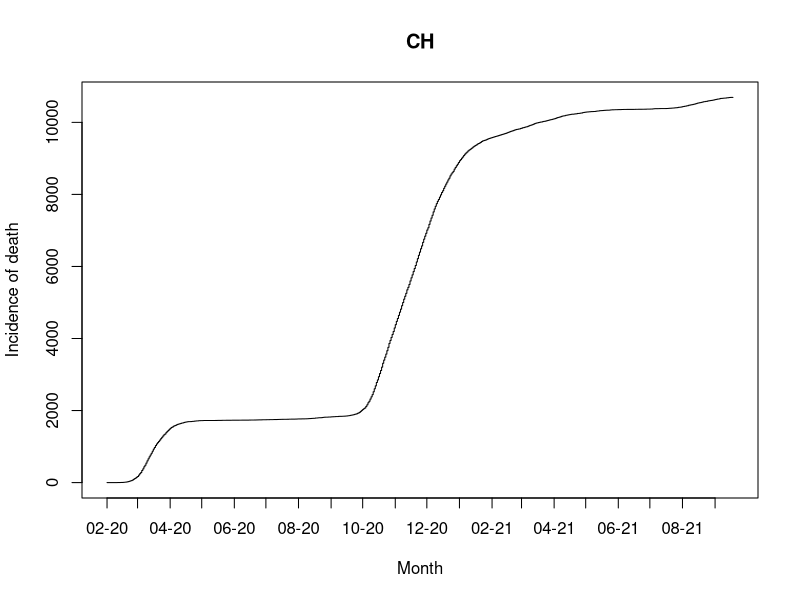
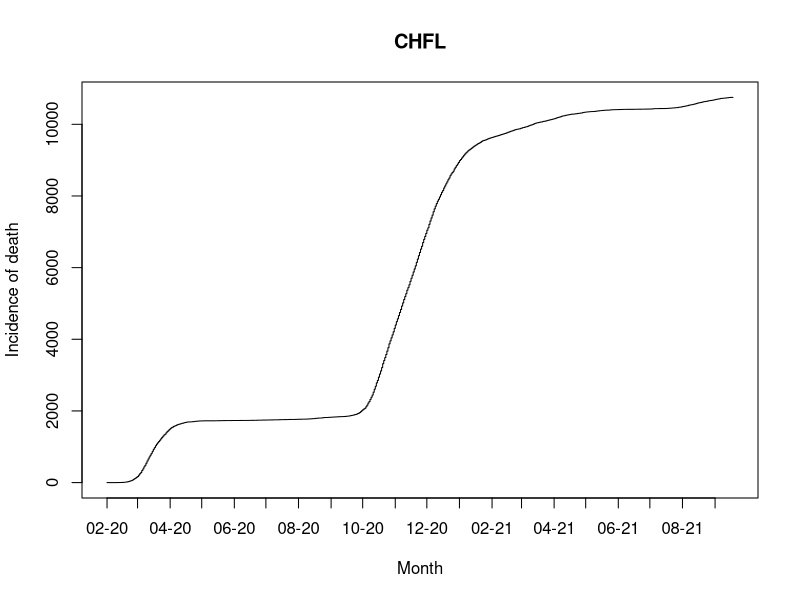
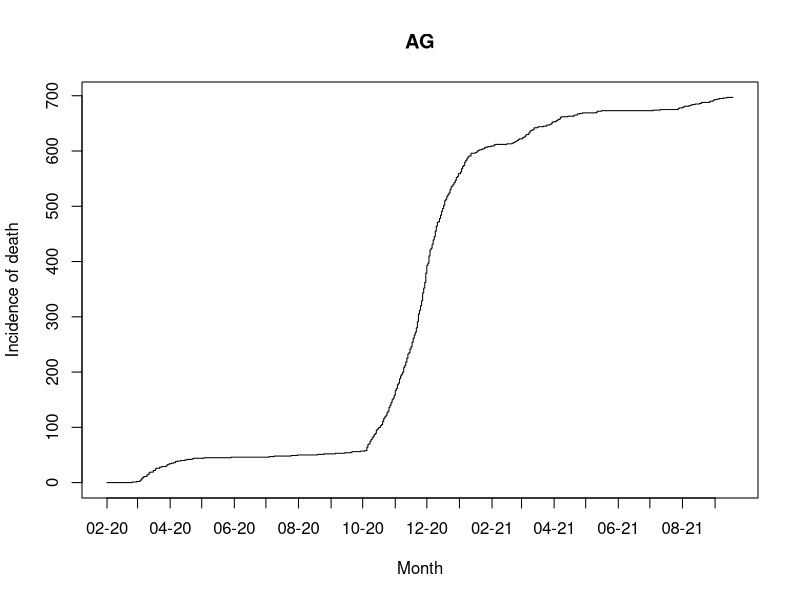
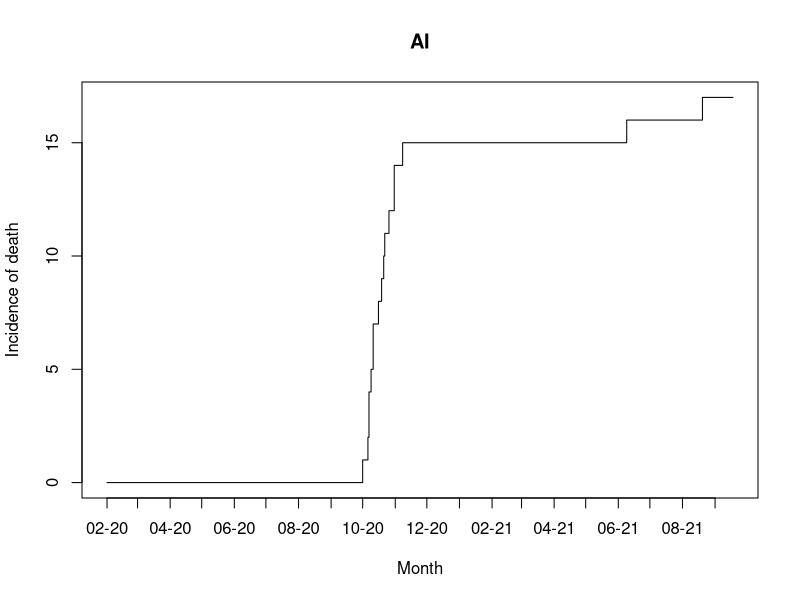
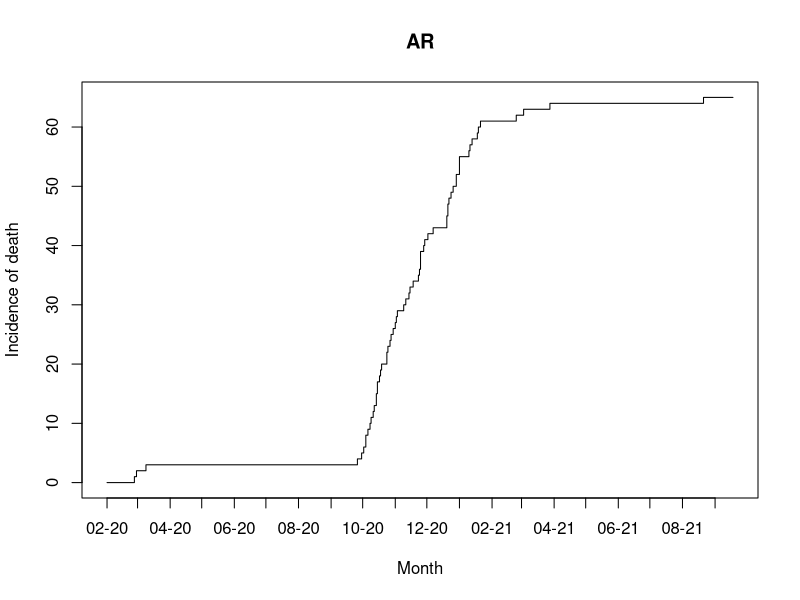
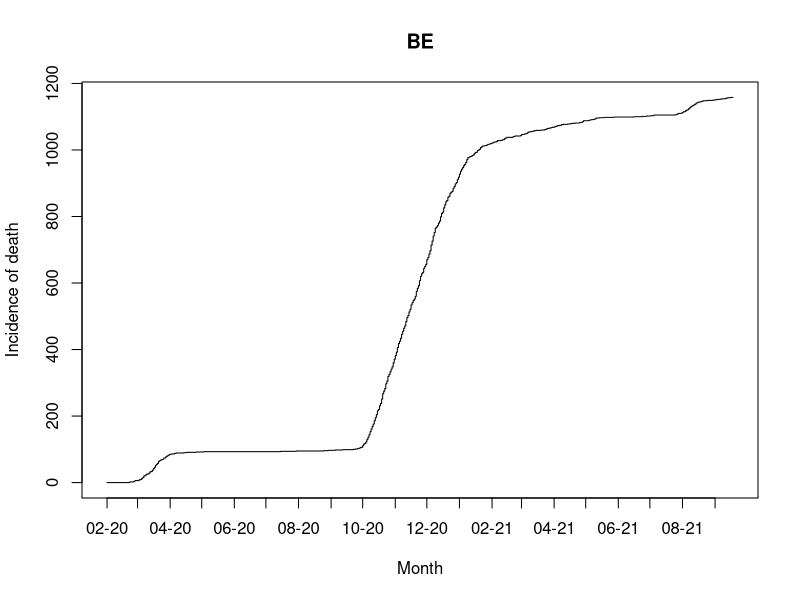
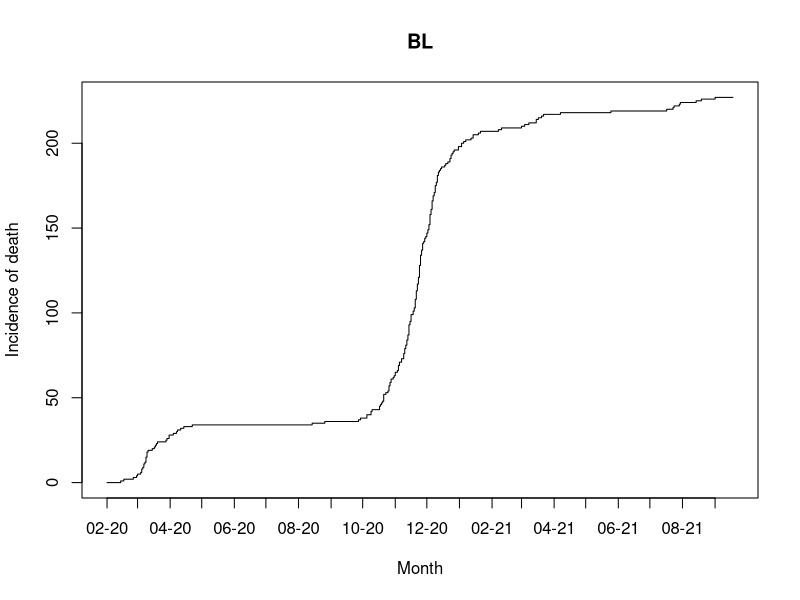
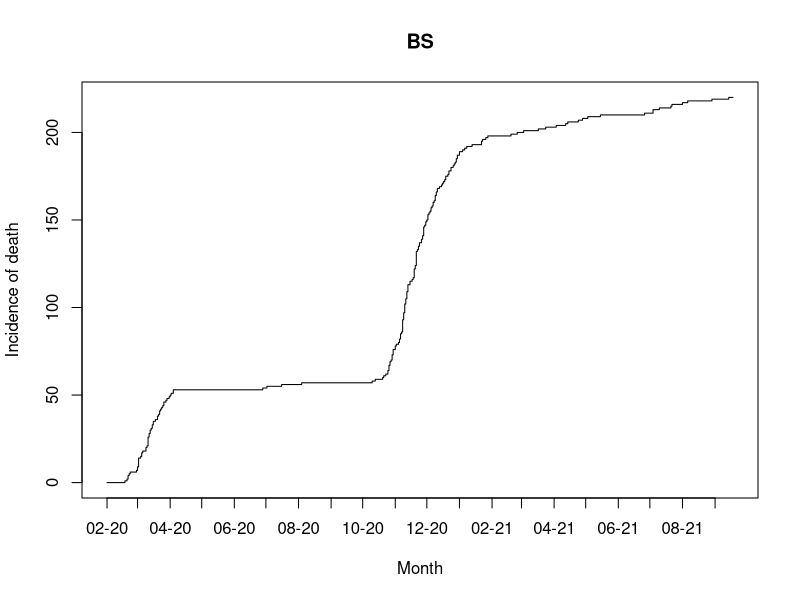

Write the R code that produced these figures, in order.
## ---- chunk 1
knitr::opts_chunk$set(echo = TRUE)
## ---- chunk 2
df <- read.csv("bag_covid_19_data_csv_11_October_2021/data/COVID19Death_geoRegion.csv")
## ---- chunk 3
regions<-unique(df$geoRegion)
for(i in regions) {
  region.df<-df[df$geoRegion==i,]
  plot(as.Date(region.df$datum),region.df$sumTotal, 's', xaxt = "n", xlab='Month', ylab='Incidence of death',main=i)
  axis.Date(1, at = seq(min(as.Date(region.df$datum)), max(as.Date(region.df$datum))+6, "months"),format='%m-%y')                 
}
